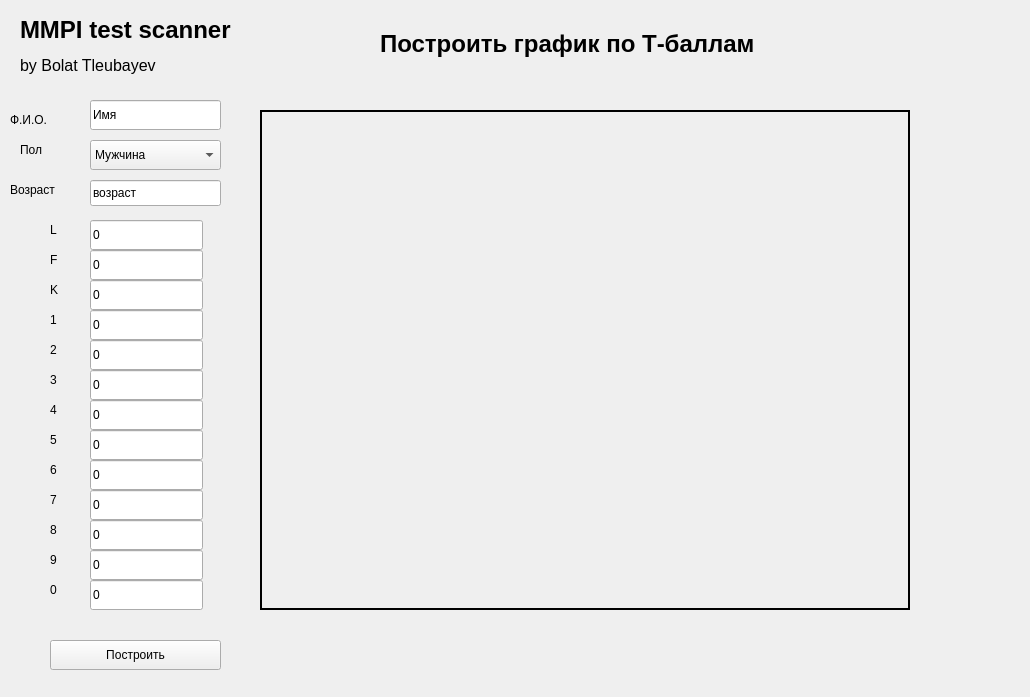
<?xml version="1.0" encoding="UTF-8"?>
<ui version="4.0">
 <class>MainWindow</class>
 <widget class="QWidget" name="MainWindow">
  <property name="geometry">
   <rect>
    <x>0</x>
    <y>0</y>
    <width>1030</width>
    <height>697</height>
   </rect>
  </property>
  <property name="windowTitle">
   <string>Sattilite</string>
  </property>
  <widget class="QLabel" name="label_instruction_2">
   <property name="geometry">
    <rect>
     <x>380</x>
     <y>30</y>
     <width>591</width>
     <height>51</height>
    </rect>
   </property>
   <property name="text">
    <string>&lt;html&gt;&lt;head/&gt;&lt;body&gt;&lt;p&gt;&lt;span style=&quot; font-size:18pt; font-weight:600;&quot;&gt;Построить график по Т-баллам&lt;/span&gt;&lt;/p&gt;&lt;p&gt;&lt;br/&gt;&lt;/p&gt;&lt;/body&gt;&lt;/html&gt;</string>
   </property>
  </widget>
  <widget class="QPushButton" name="pushButton">
   <property name="geometry">
    <rect>
     <x>50</x>
     <y>640</y>
     <width>171</width>
     <height>30</height>
    </rect>
   </property>
   <property name="text">
    <string>Построить</string>
   </property>
  </widget>
  <widget class="QLineEdit" name="L">
   <property name="geometry">
    <rect>
     <x>90</x>
     <y>220</y>
     <width>113</width>
     <height>30</height>
    </rect>
   </property>
   <property name="text">
    <string>0</string>
   </property>
  </widget>
  <widget class="QLineEdit" name="F">
   <property name="geometry">
    <rect>
     <x>90</x>
     <y>250</y>
     <width>113</width>
     <height>30</height>
    </rect>
   </property>
   <property name="text">
    <string>0</string>
   </property>
  </widget>
  <widget class="QLineEdit" name="K">
   <property name="geometry">
    <rect>
     <x>90</x>
     <y>280</y>
     <width>113</width>
     <height>30</height>
    </rect>
   </property>
   <property name="text">
    <string>0</string>
   </property>
  </widget>
  <widget class="QLineEdit" name="s1">
   <property name="geometry">
    <rect>
     <x>90</x>
     <y>310</y>
     <width>113</width>
     <height>30</height>
    </rect>
   </property>
   <property name="text">
    <string>0</string>
   </property>
  </widget>
  <widget class="QLineEdit" name="s2">
   <property name="geometry">
    <rect>
     <x>90</x>
     <y>340</y>
     <width>113</width>
     <height>30</height>
    </rect>
   </property>
   <property name="text">
    <string>0</string>
   </property>
  </widget>
  <widget class="QLineEdit" name="s3">
   <property name="geometry">
    <rect>
     <x>90</x>
     <y>370</y>
     <width>113</width>
     <height>30</height>
    </rect>
   </property>
   <property name="text">
    <string>0</string>
   </property>
  </widget>
  <widget class="QLineEdit" name="s4">
   <property name="geometry">
    <rect>
     <x>90</x>
     <y>400</y>
     <width>113</width>
     <height>30</height>
    </rect>
   </property>
   <property name="text">
    <string>0</string>
   </property>
  </widget>
  <widget class="QLineEdit" name="s5">
   <property name="geometry">
    <rect>
     <x>90</x>
     <y>430</y>
     <width>113</width>
     <height>30</height>
    </rect>
   </property>
   <property name="text">
    <string>0</string>
   </property>
  </widget>
  <widget class="QLineEdit" name="s6">
   <property name="geometry">
    <rect>
     <x>90</x>
     <y>460</y>
     <width>113</width>
     <height>30</height>
    </rect>
   </property>
   <property name="text">
    <string>0</string>
   </property>
  </widget>
  <widget class="QLineEdit" name="s7">
   <property name="geometry">
    <rect>
     <x>90</x>
     <y>490</y>
     <width>113</width>
     <height>30</height>
    </rect>
   </property>
   <property name="text">
    <string>0</string>
   </property>
  </widget>
  <widget class="QLineEdit" name="s8">
   <property name="geometry">
    <rect>
     <x>90</x>
     <y>520</y>
     <width>113</width>
     <height>30</height>
    </rect>
   </property>
   <property name="text">
    <string>0</string>
   </property>
  </widget>
  <widget class="QLineEdit" name="s9">
   <property name="geometry">
    <rect>
     <x>90</x>
     <y>550</y>
     <width>113</width>
     <height>30</height>
    </rect>
   </property>
   <property name="text">
    <string>0</string>
   </property>
  </widget>
  <widget class="QLineEdit" name="s0">
   <property name="geometry">
    <rect>
     <x>90</x>
     <y>580</y>
     <width>113</width>
     <height>30</height>
    </rect>
   </property>
   <property name="text">
    <string>0</string>
   </property>
  </widget>
  <widget class="QLabel" name="label">
   <property name="geometry">
    <rect>
     <x>50</x>
     <y>220</y>
     <width>21</width>
     <height>20</height>
    </rect>
   </property>
   <property name="text">
    <string>L</string>
   </property>
  </widget>
  <widget class="QLabel" name="label_2">
   <property name="geometry">
    <rect>
     <x>50</x>
     <y>250</y>
     <width>21</width>
     <height>20</height>
    </rect>
   </property>
   <property name="text">
    <string>F</string>
   </property>
  </widget>
  <widget class="QLabel" name="label_3">
   <property name="geometry">
    <rect>
     <x>50</x>
     <y>280</y>
     <width>21</width>
     <height>20</height>
    </rect>
   </property>
   <property name="text">
    <string>K</string>
   </property>
  </widget>
  <widget class="QLabel" name="label_4">
   <property name="geometry">
    <rect>
     <x>50</x>
     <y>310</y>
     <width>21</width>
     <height>20</height>
    </rect>
   </property>
   <property name="text">
    <string>1</string>
   </property>
  </widget>
  <widget class="QLabel" name="label_5">
   <property name="geometry">
    <rect>
     <x>50</x>
     <y>430</y>
     <width>21</width>
     <height>20</height>
    </rect>
   </property>
   <property name="text">
    <string>5</string>
   </property>
  </widget>
  <widget class="QLabel" name="label_6">
   <property name="geometry">
    <rect>
     <x>50</x>
     <y>400</y>
     <width>21</width>
     <height>20</height>
    </rect>
   </property>
   <property name="text">
    <string>4</string>
   </property>
  </widget>
  <widget class="QLabel" name="label_7">
   <property name="geometry">
    <rect>
     <x>50</x>
     <y>370</y>
     <width>21</width>
     <height>20</height>
    </rect>
   </property>
   <property name="text">
    <string>3</string>
   </property>
  </widget>
  <widget class="QLabel" name="label_8">
   <property name="geometry">
    <rect>
     <x>50</x>
     <y>460</y>
     <width>21</width>
     <height>20</height>
    </rect>
   </property>
   <property name="text">
    <string>6</string>
   </property>
  </widget>
  <widget class="QLabel" name="label_9">
   <property name="geometry">
    <rect>
     <x>50</x>
     <y>340</y>
     <width>21</width>
     <height>20</height>
    </rect>
   </property>
   <property name="text">
    <string>2</string>
   </property>
  </widget>
  <widget class="QLabel" name="label_10">
   <property name="geometry">
    <rect>
     <x>50</x>
     <y>490</y>
     <width>21</width>
     <height>20</height>
    </rect>
   </property>
   <property name="text">
    <string>7</string>
   </property>
  </widget>
  <widget class="QLabel" name="label_11">
   <property name="geometry">
    <rect>
     <x>50</x>
     <y>550</y>
     <width>21</width>
     <height>20</height>
    </rect>
   </property>
   <property name="text">
    <string>9</string>
   </property>
  </widget>
  <widget class="QLabel" name="label_12">
   <property name="geometry">
    <rect>
     <x>50</x>
     <y>520</y>
     <width>21</width>
     <height>20</height>
    </rect>
   </property>
   <property name="text">
    <string>8</string>
   </property>
  </widget>
  <widget class="QLabel" name="label_13">
   <property name="geometry">
    <rect>
     <x>50</x>
     <y>580</y>
     <width>21</width>
     <height>20</height>
    </rect>
   </property>
   <property name="text">
    <string>0</string>
   </property>
  </widget>
  <widget class="QLabel" name="plot">
   <property name="geometry">
    <rect>
     <x>260</x>
     <y>110</y>
     <width>650</width>
     <height>500</height>
    </rect>
   </property>
   <property name="frameShape">
    <enum>QFrame::Box</enum>
   </property>
   <property name="lineWidth">
    <number>2</number>
   </property>
   <property name="text">
    <string/>
   </property>
  </widget>
  <widget class="QLabel" name="strideXlabel_4">
   <property name="geometry">
    <rect>
     <x>10</x>
     <y>110</y>
     <width>80</width>
     <height>20</height>
    </rect>
   </property>
   <property name="text">
    <string>Ф.И.О.</string>
   </property>
  </widget>
  <widget class="QLabel" name="strideXlabel">
   <property name="geometry">
    <rect>
     <x>20</x>
     <y>140</y>
     <width>80</width>
     <height>20</height>
    </rect>
   </property>
   <property name="text">
    <string>Пол</string>
   </property>
  </widget>
  <widget class="QLabel" name="strideYlabel">
   <property name="geometry">
    <rect>
     <x>10</x>
     <y>180</y>
     <width>80</width>
     <height>20</height>
    </rect>
   </property>
   <property name="text">
    <string>Возраст</string>
   </property>
  </widget>
  <widget class="QComboBox" name="gender">
   <property name="geometry">
    <rect>
     <x>90</x>
     <y>140</y>
     <width>131</width>
     <height>30</height>
    </rect>
   </property>
   <item>
    <property name="text">
     <string>Мужчина</string>
    </property>
   </item>
   <item>
    <property name="text">
     <string>Женщина</string>
    </property>
   </item>
  </widget>
  <widget class="QLineEdit" name="age">
   <property name="geometry">
    <rect>
     <x>90</x>
     <y>180</y>
     <width>131</width>
     <height>26</height>
    </rect>
   </property>
   <property name="inputMask">
    <string comment="N"/>
   </property>
   <property name="text">
    <string>возраст</string>
   </property>
  </widget>
  <widget class="QLineEdit" name="name">
   <property name="geometry">
    <rect>
     <x>90</x>
     <y>100</y>
     <width>131</width>
     <height>30</height>
    </rect>
   </property>
   <property name="text">
    <string>Имя</string>
   </property>
  </widget>
  <widget class="QLabel" name="label_instruction">
   <property name="geometry">
    <rect>
     <x>20</x>
     <y>0</y>
     <width>351</width>
     <height>91</height>
    </rect>
   </property>
   <property name="text">
    <string>&lt;html&gt;&lt;head/&gt;&lt;body&gt;&lt;p&gt;&lt;span style=&quot; font-size:18pt; font-weight:600;&quot;&gt;MMPI test scanner&lt;/span&gt;&lt;/p&gt;&lt;p&gt;&lt;span style=&quot; font-size:12pt;&quot;&gt;by Bolat Tleubayev&lt;/span&gt;&lt;/p&gt;&lt;/body&gt;&lt;/html&gt;</string>
   </property>
  </widget>
 </widget>
 <resources/>
 <connections/>
</ui>
